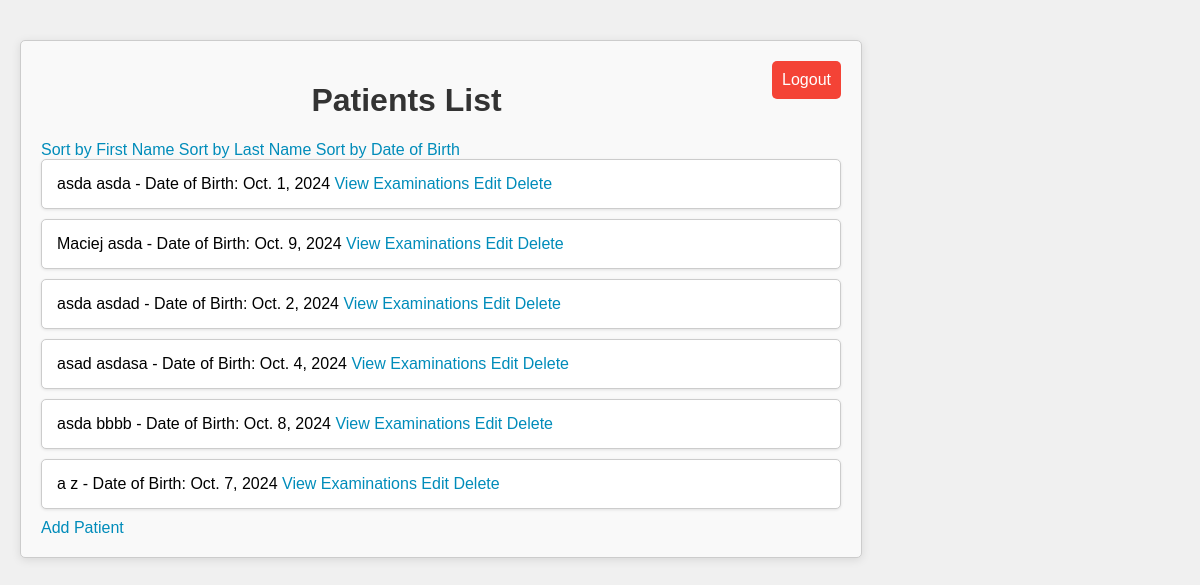
/patients/ (signed in), run on the app's committed database.
### patients/models.py (models this page shows, shortened)
class Patient(models.Model):
    first_name = models.CharField(max_length=20)
    last_name = models.CharField(max_length=20)
    date_of_birth = models.DateField()
    pesel = models.CharField(max_length=11, unique=True, blank=True, null=True)

### patients/views.py (the view)
# urls.py: path('patients/', views.patient_list, name='patient_list'),
@login_required
def patient_list(request):
    sort_by = request.GET.get('sort', 'last_name')  # Default sorting by first name
    if sort_by == 'first_name':
        patients = Patient.objects.all().order_by('first_name')
    elif sort_by == 'date_of_birth':
        patients = Patient.objects.all().order_by('date_of_birth')
    else:
        patients = Patient.objects.all().order_by('last_name')
    return render(request, 'patients/patient_list.html', {'patients': patients})

### patients/templates/patients/patient_list.html (shortened to what this page needs)
<!DOCTYPE html>
<html lang="en">
<head>
    {% load static %}
    <link rel="stylesheet" type="text/css" href="{% static 'patients/styles.css' %}">
</head>
<body>
    <div class="container">
        <a href="{% url 'logout' %}" style="float: right; padding: 10px; background-color: #f44336; color: white; border: none; border-radius: 5px; text-decoration: none;">Logout</a>
        <h1>Patients List</h1>
        <div>
            <a href="?sort=first_name">Sort by First Name</a>
            <a href="?sort=last_name">Sort by Last Name</a>
            <a href="?sort=date_of_birth">Sort by Date of Birth</a>
        </div>
        <ul>
            {% for patient in patients %}
                <li>
                    {{ patient.first_name }} {{ patient.last_name }} - Date of Birth: {{ patient.date_of_birth }}
                    <a href="{% url 'examination_list' patient.pk %}">View Examinations</a>
                    <a href="{% url 'edit_patient' patient.pk %}">Edit</a>
                    <a href="{% url 'delete_patient' patient.pk %}">Delete</a>
                </li>
            {% empty %}
                <li>No patients found.</li>
            {% endfor %}
        </ul>
        <a href="{% url 'add_patient' %}">Add Patient</a>
    </div>
</body>
</html>

### patients/static/patients/styles.css (style rules this page uses)
body { font-family: Arial, sans-serif; margin: 0; padding: 20px; background-color: #f0f0f0; }
.container { max-width: 800px; margin: 20px 0; padding: 20px; background-color: #f9f9f9; border: 1px solid #ccc; border-radius: 5px; box-shadow: 0 2px 10px rgba(0, 0, 0, 0.1); }
h1 { color: #333; text-align: center; }
a { color: #008CBA; text-decoration: none; }
ul { list-style-type: none; padding: 0; margin: 0; }
li { background-color: #ffffff; border: 1px solid #ccc; border-radius: 5px; padding: 15px; margin-bottom: 10px; box-shadow: 0 1px 3px rgba(0, 0, 0, 0.1); transition: transform 0.2s; }

### data on the page
Patient: first_name "asda", last_name "asda", date_of_birth "Oct. 1, 2024"
Patient: first_name "Maciej", last_name "asda", date_of_birth "Oct. 9, 2024"
Patient: first_name "asda", last_name "asdad", date_of_birth "Oct. 2, 2024"
Patient: first_name "asad", last_name "asdasa", date_of_birth "Oct. 4, 2024"
Patient: first_name "asda", last_name "bbbb", date_of_birth "Oct. 8, 2024"
Patient: first_name "a", last_name "z", date_of_birth "Oct. 7, 2024"
